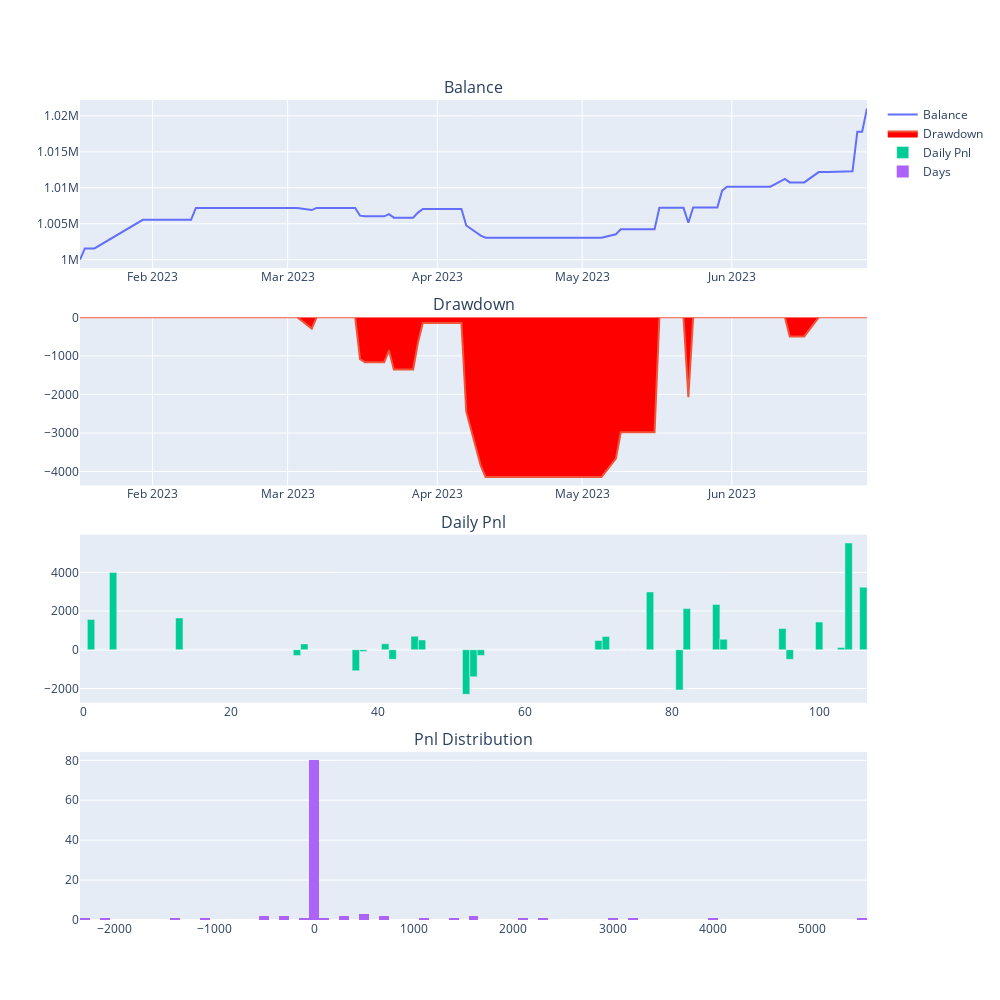

Notebook cell for this chart:
### Code cell
engine.load_data()
engine.run_backtesting()
df = engine.calculate_result()
engine.calculate_statistics()
engine.show_chart()
